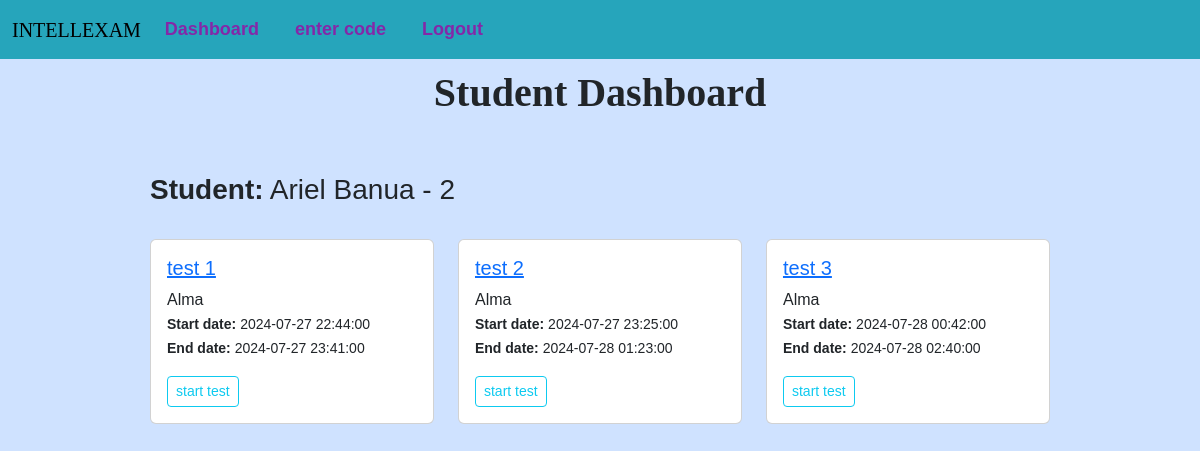
Before: /student (signed in) with the older database file.
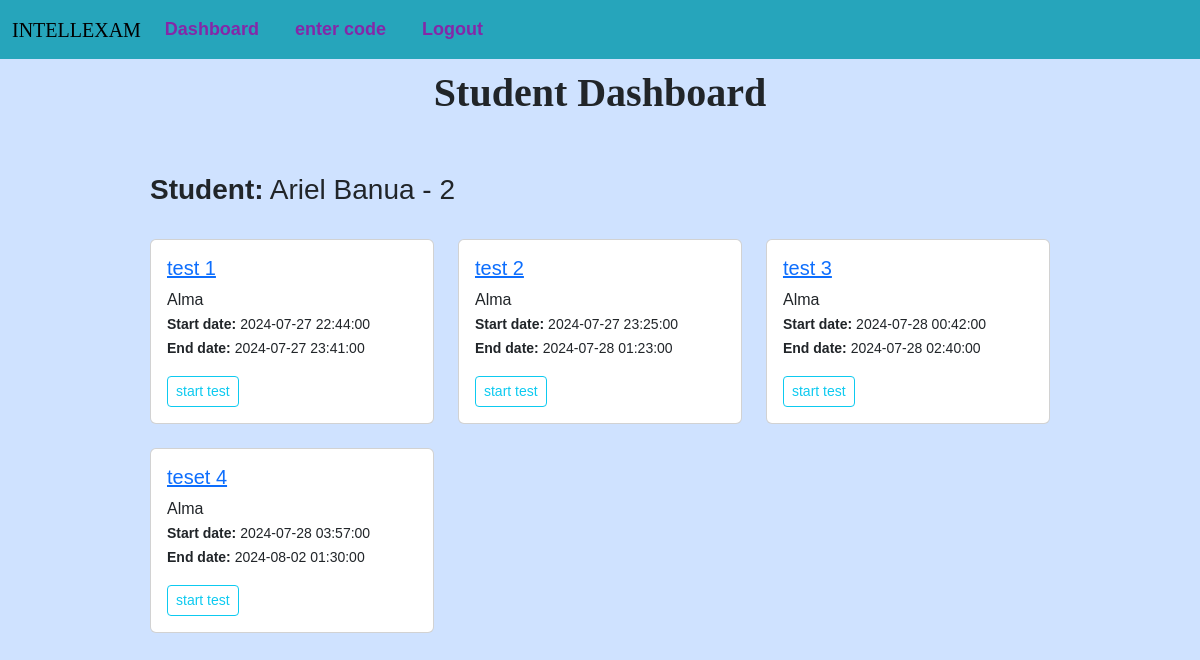
After: the same page with the newer database file.
### app.py (models this page shows)
class Tests(db.Model):
    test_id = db.Column(db.Integer, primary_key=True)
    title = db.Column(db.String(255))
    start_date = db.Column(db.DateTime, nullable = False)
    end_date = db.Column(db.DateTime, nullable = False)
    status = db.Column(db.String(255))
    teacher_id = db.Column(db.Integer, db.ForeignKey('users.id'))
    teacher = db.relationship('Users', backref=db.backref('tests', lazy=True))
    questions = db.relationship("Questions", backref="question_list")
    code = db.Column(db.String(6), unique=True)  # column to store the unique code
    students = db.relationship('Users', secondary='test_students', backref=db.backref('tests_registered', lazy=True))
    submissions = db.relationship('Submission', backref='test_submissions', lazy=True)

class Users(db.Model, UserMixin):
    id = db.Column(db.Integer, primary_key = True)
    name = db.Column(db.String(200), nullable=False)
    email = db.Column(db.String(120), nullable=False, unique =True)
    password = db.Column(db.String(128), nullable=False)
    role = db.Column(db.String(80), nullable=False)
    submissions = db.relationship('Submission', backref='submitted_tests', lazy=True)

### app.py (the view)
@app.route('/student', methods=['GET', 'POST'])
@login_required(role="student")
def student_dashboard():
    tests = current_user.tests_registered
    return render_template('student_dashboard.html', tests=tests)

### app.py (called while the page is built)
@login_manager.user_loader
def load_user(user_id):
    return Users.query.get(int(user_id))

def login_required(role="ANY"):
    def wrapper(fn):
        @wraps(fn)
        def decorated_view(*args, **kwargs):
            if not current_user.is_authenticated:
               return login_manager.unauthorized()
            if ( (current_user.role != role) and (role != "ANY")):
                return login_manager.unauthorized()
            return fn(*args, **kwargs)
        return decorated_view
    return wrapper

### templates/student_dashboard.html (shortened to what this page needs)
{% extends 'index.html' %}
{% block content %}
<h1>Student Dashboard</h1>
<br>
<br/>
<h3><b>Student:</b> {{current_user.name}} - {{current_user.id}}</h3>
<br/>
<div class="row row-cols-1 row-cols-md-3 g-4">
	{% for test in tests %}
	<div class="col">
		<div class="card ">
		<div class="card-body">
		<h5 class="card-title"><a href="{{ url_for('test', id=test.test_id)}}">{{ test.title }}</a></h5>
		<p class="card-text">{{ test.teacher.name }}<br/>
			<small><b> Start date: </b>{{ test.start_date }}</small> <br/>
			<small><b> End date: </b>{{ test.end_date }}</small> <br/>
		</p>
		<a href="{{ url_for('start_test', test_id=test.test_id)}}" class="btn btn-outline-info btn-sm">start test</a>
		</div>
		</div>
	</div>
	{% endfor %}
</div>
{% endblock %}

Changed rows visible on the page:
now on this page (row edited): Tests: title "teset 4", teacher.name "Alma", start_date "2024-07-28 03:57:00", end_date "2024-08-02 01:30:00"
